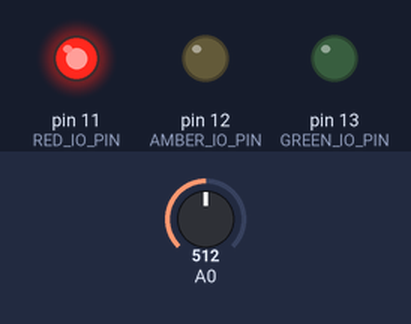
A sketch run on a simulated Arduino Uno, built with avr-gcc and run on an emulated ATmega328P. Shown: output pins drawn as LEDs (lit = HIGH). The test bench sets the inputs (shaded band); at power-on: A0 = 512. What the sketch prints to the serial monitor is not drawn.

Above: at 19.8 s.
19.9 s: A0 set to 465
At 27.7 s:
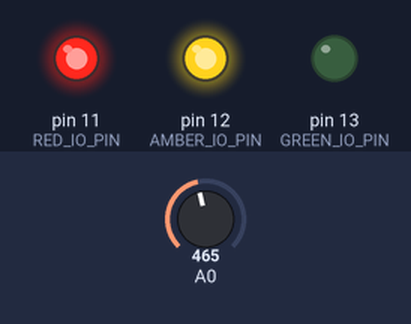
33.9 s: A0 set to 431
At 34.7 s:
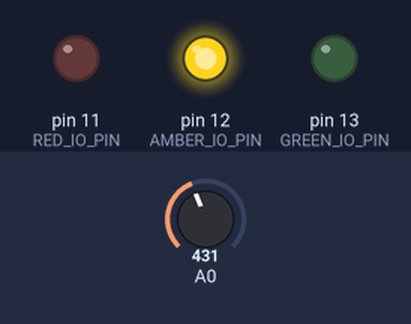
43.4 s: A0 set to 306
At 46.9 s:
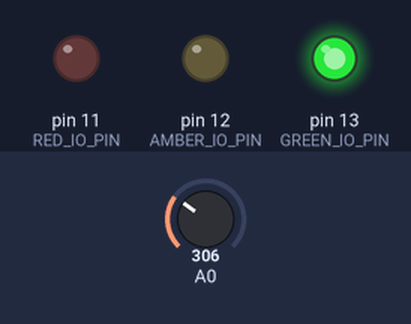
Timing chart, 0 to 53.3 s (numbered marks = the images above; inputs shaded):
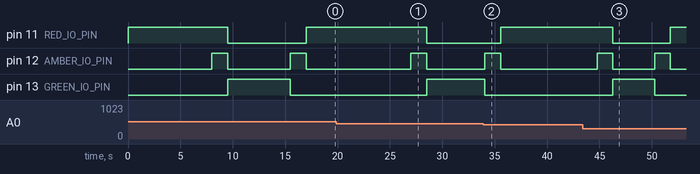

Measured:
- the behaviour switches between 449 and 448 on A0 (found by bisection; images 1 and 2)
- by itself, pin 12 (AMBER_IO_PIN): alternates HIGH for 1.5 s and LOW for 6.0 s

The sketch:

traffic-light-transmitter.ino
```cpp
const int GREEN_IO_PIN = 13;
const int AMBER_IO_PIN = 12;
const int RED_IO_PIN = 11;

const int TOTAL_SEQUENCE_STEPS = 8;
const int SEQUENCE_STEP_RED = 0;
const int SEQUENCE_STEP_AMBER = 1;
const int SEQUENCE_STEP_GREEN = 2;
const int SEQUENCE_STEP_WAIT_TIME = 3;

const int STX = 0x02;
const int ETX = 0x03;

struct SequenceStep {
        int Red;    // State of red light
        int Amber;  // State of amber light
        int Green;  // State of green light
        int WaitTime; // How long to say on this step
        bool AdjustWaitTime; // Whether to adjust the wait time based on the value of analog input 0
        String TransmitMessage; // Message to transmit to remote traffic light
};


const SequenceStep trafficLightSequence[TOTAL_SEQUENCE_STEPS] = { { HIGH,  LOW,  LOW,  5000, true,  "R0A0G1" },
                                                                  { HIGH,  LOW,  LOW,  1500, false, "R0A1G0" },
                                                                  { HIGH,  LOW,  LOW,  500,  false, "R1A0G0" },
                                                                  { HIGH,  HIGH, LOW,  1500, false, "R1A0G0" },
                                                                  { LOW,   LOW,  HIGH, 5000, true,  "R1A0G0" },
                                                                  { LOW,   HIGH, LOW,  1500, false, "R1A0G0" },
                                                                  { HIGH,  LOW,  LOW,  500,  false, "R1A0G0" },
                                                                  { HIGH,  LOW,  LOW,  1500, false, "R1A1G0" } };

void setup()
{
  pinMode(RED_IO_PIN, OUTPUT);
  pinMode(AMBER_IO_PIN, OUTPUT);
  pinMode(GREEN_IO_PIN, OUTPUT);

  Serial.begin(9600);
}

void loop()
{
  static int currentStep = 0;

  if ( currentStep >= TOTAL_SEQUENCE_STEPS )
  {
    currentStep = 0;
  }

  digitalWrite(RED_IO_PIN, trafficLightSequence[currentStep].Red);
  digitalWrite(AMBER_IO_PIN, trafficLightSequence[currentStep].Amber);
  digitalWrite(GREEN_IO_PIN, trafficLightSequence[currentStep].Green);

  Serial.write(STX);
  Serial.write(trafficLightSequence[currentStep].TransmitMessage.c_str());
  Serial.write(ETX);

  float delayTime = trafficLightSequence[currentStep].WaitTime;

  if ( trafficLightSequence[currentStep].AdjustWaitTime )
  {
    // use value of analog input to adjust wait from minimum 1000ms to max 2x configured wait time + 1000ms
    float analogIn = analogRead(0);
    delayTime = ( (analogIn / 1023) * delayTime * 2) + 1000;
  }

  delay(delayTime);

  currentStep++;
}
```
